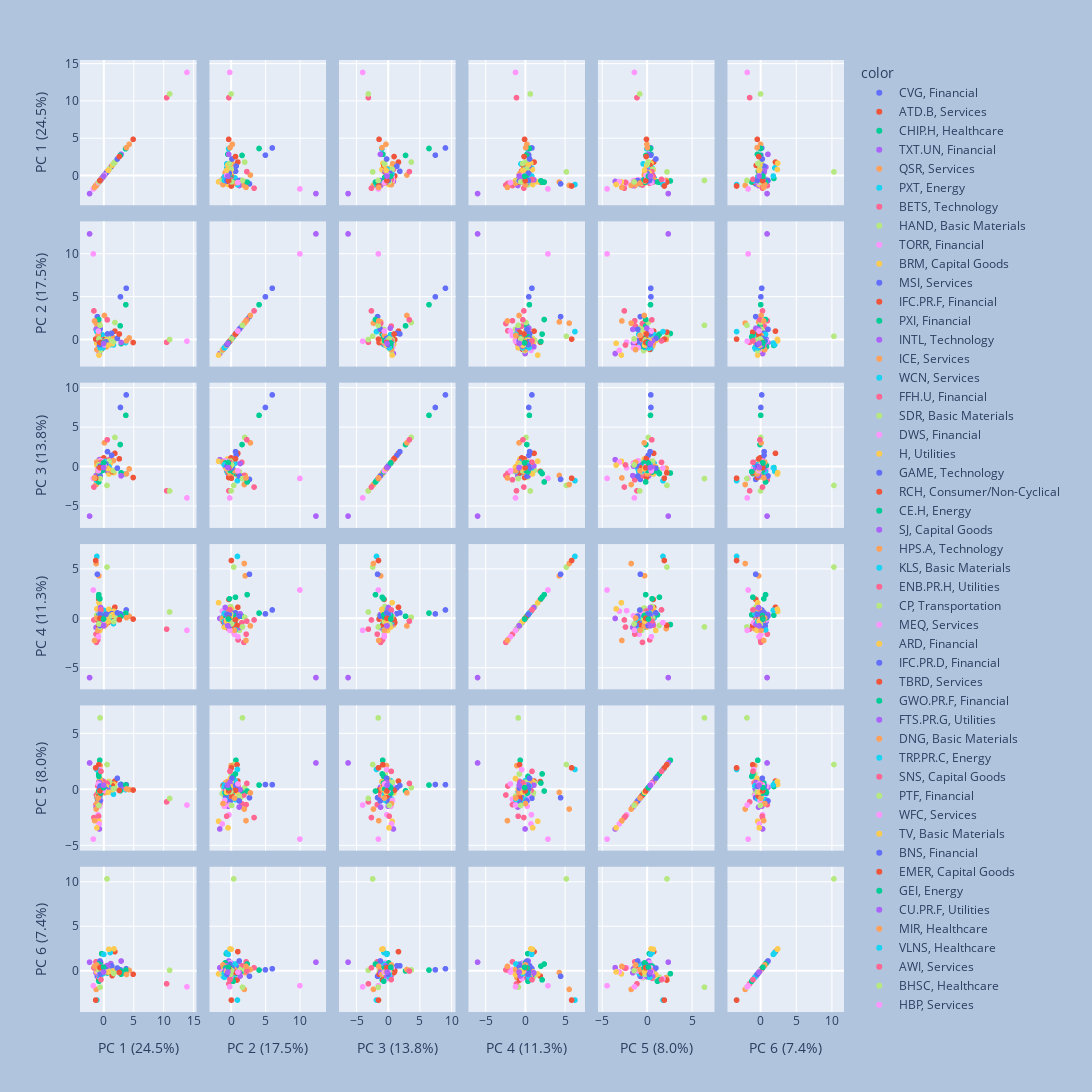

The code cell stored with this chart in its notebook:
### Code cell
# HERE WE ARE PLOTTING A SCATTER PLOT MATRIX TO SHOW THE HOW PCA WAS APPLIED.    

Y_train["Symbol & Sector"] = Y_train["Symbol"].str.cat(Y_train["Sector"], sep= ", ")

labels = {
    str(i): f"PC {i+1} ({var:.1f}%)"
    for i, var in enumerate(pca.explained_variance_ratio_ * 100)
}

fig = px.scatter_matrix(
    X_train,
    labels= labels,
    dimensions= range(6),
    color= Y_train["Symbol & Sector"]
)

fig.update_traces(diagonal_visible=True)
fig.update_layout(
    width= 1500,
    height= 1500,
    paper_bgcolor="LightSteelBlue",
)

fig.show()
